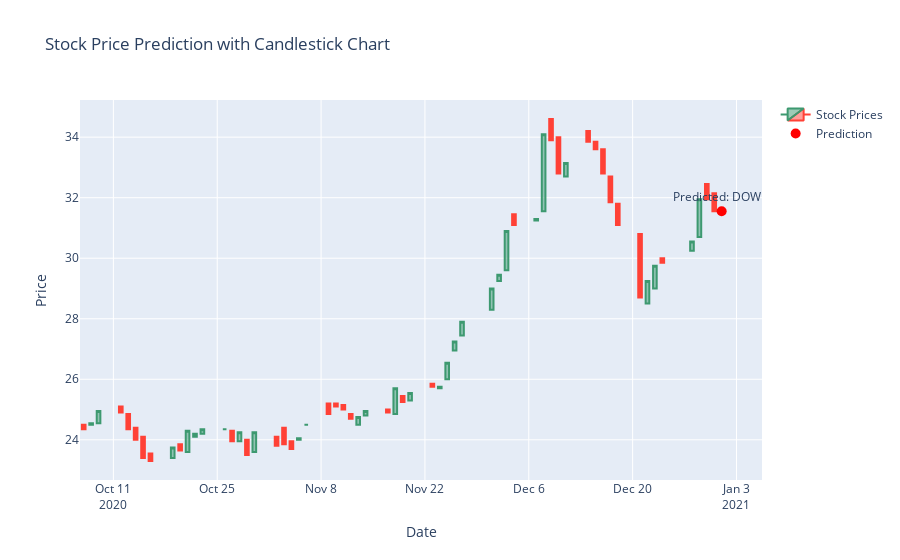

Notebook cell for this chart:
### Code cell
# Predict the next day's movement using the last N days of data
last_N_days = daily_df.iloc[-N_DAYS:, :-2].values.reshape(1, N_DAYS, -1)
prediction = model.predict(last_N_days)

predicted_movement = "UP" if prediction > 0.5 else "DOWN"
print(f"Predicted movement: Stock will go {predicted_movement} tomorrow.")

# Plot the candlestick chart for the last 60 days
candlestick_data = daily_df.iloc[-60:]  # Last 60 days for visualization

fig = go.Figure(data=[
    go.Candlestick(
        x=candlestick_data.index,
        open=candlestick_data["open"],
        high=candlestick_data["close"],  # Assuming high is not available, using close
        low=candlestick_data["open"],   # Assuming low is not available, using open
        close=candlestick_data["close"],
        name="Stock Prices"
    )
])

# Add a marker for the predicted movement
fig.add_trace(go.Scatter(
    x=[candlestick_data.index[-1] + pd.Timedelta(days=1)],  # Next day
    y=[candlestick_data["close"].iloc[-1]],  # Last close price
    mode="markers+text",
    marker=dict(color="red" if predicted_movement == "DOWN" else "green", size=10),
    text=[f"Predicted: {predicted_movement}"],
    textposition="top center",
    name="Prediction"
))

# Update layout
fig.update_layout(
    title="Stock Price Prediction with Candlestick Chart",
    xaxis_title="Date",
    yaxis_title="Price",
    xaxis_rangeslider_visible=False
)

# Show the chart
fig.show()

### Figure 1 — Plotly figure (JSON) as saved in the notebook; plotly's stock layout.template omitted (floating-point values rounded to 4 significant figures)
{"data": [{"close": [24.35, 24.55, 24.95, 24.9, 24.35, 24.0, 23.4, 23.3, 23.75, 23.65, 24.3, 24.2, 24.35, 24.35, 23.95, 24.25, 23.5, 24.25, 23.8, 23.85, 23.7, 24.05, 24.5, 24.85, 25.1, 25.0, 24.7, 24.75, 24.95, 24.9, 25.7, 25.25, 25.55, 25.75, 25.75, 26.55, 27.25, 27.9, 29.0, 29.45, 30.9, 31.1, 31.3, 34.1, 33.9, 32.8, 33.15, 33.85, 33.6, 32.8, 31.85, 31.1, 28.7, 29.25, 29.75, 29.85, 30.55, 31.95, 31.95, 31.55], "high": [24.35, 24.55, 24.95, 24.9, 24.35, 24.0, 23.4, 23.3, 23.75, 23.65, 24.3, 24.2, 24.35, 24.35, 23.95, 24.25, 23.5, 24.25, 23.8, 23.85, 23.7, 24.05, 24.5, 24.85, 25.1, 25.0, 24.7, 24.75, 24.95, 24.9, 25.7, 25.25, 25.55, 25.75, 25.75, 26.55, 27.25, 27.9, 29.0, 29.45, 30.9, 31.1, 31.3, 34.1, 33.9, 32.8, 33.15, 33.85, 33.6, 32.8, 31.85, 31.1, 28.7, 29.25, 29.75, 29.85, 30.55, 31.95, 31.95, 31.55], "low": [24.5, 24.5, 24.55, 25.1, 24.85, 24.4, 24.1, 23.55, 23.4, 23.85, 23.6, 24.1, 24.2, 24.35, 24.3, 23.95, 24.0, 23.6, 24.1, 24.4, 23.95, 24.0, 24.5, 25.2, 25.2, 25.15, 24.85, 24.5, 24.8, 25.0, 24.85, 25.45, 25.3, 25.85, 25.7, 26.0, 26.95, 27.45, 28.3, 29.25, 29.6, 31.45, 31.25, 31.55, 34.6, 34.0, 32.7, 34.2, 33.85, 33.6, 32.7, 31.8, 30.8, 28.5, 29.0, 30.0, 30.25, 30.7, 32.45, 32.15], "name": "Stock Prices", "open": [24.5, 24.5, 24.55, 25.1, 24.85, 24.4, 24.1, 23.55, 23.4, 23.85, 23.6, 24.1, 24.2, 24.35, 24.3, 23.95, 24.0, 23.6, 24.1, 24.4, 23.95, 24.0, 24.5, 25.2, 25.2, 25.15, 24.85, 24.5, 24.8, 25.0, 24.85, 25.45, 25.3, 25.85, 25.7, 26.0, 26.95, 27.45, 28.3, 29.25, 29.6, 31.45, 31.25, 31.55, 34.6, 34.0, 32.7, 34.2, 33.85, 33.6, 32.7, 31.8, 30.8, 28.5, 29.0, 30.0, 30.25, 30.7, 32.45, 32.15], "type": "candlestick", "x": ["2020-10-07", "2020-10-08", "2020-10-09", "2020-10-12", "2020-10-13", "2020-10-14", "2020-10-15", "2020-10-16", "2020-10-19", "2020-10-20", "2020-10-21", "2020-10-22", "2020-10-23", "2020-10-26", "2020-10-27", "2020-10-28", "2020-10-29", "2020-10-30", "2020-11-02", "2020-11-03", "2020-11-04", "2020-11-05", "2020-11-06", "2020-11-09", "2020-11-10", "2020-11-11", "2020-11-12", "2020-11-13", "2020-11-14", "2020-11-17", "2020-11-18", "2020-11-19", "2020-11-20", "2020-11-23", "2020-11-24", "2020-11-25", "2020-11-26", "2020-11-27", "2020-12-01", "2020-12-02", "2020-12-03", "2020-12-04", "2020-12-07", "2020-12-08", "2020-12-09", "2020-12-10", "2020-12-11", "2020-12-14", "2020-12-15", "2020-12-16", "2020-12-17", "2020-12-18", "2020-12-21", "2020-12-22", "2020-12-23", "2020-12-24", "2020-12-28", "2020-12-29", "2020-12-30", "2020-12-31"]}, {"marker": {"color": "red", "size": 10}, "mode": "markers+text", "name": "Prediction", "text": ["Predicted: DOWN"], "textposition": "top center", "type": "scatter", "x": ["2021-01-01"], "y": [31.55]}], "layout": {"title": {"text": "Stock Price Prediction with Candlestick Chart"}, "xaxis": {"rangeslider": {"visible": false}, "title": {"text": "Date"}}, "yaxis": {"title": {"text": "Price"}}}}
